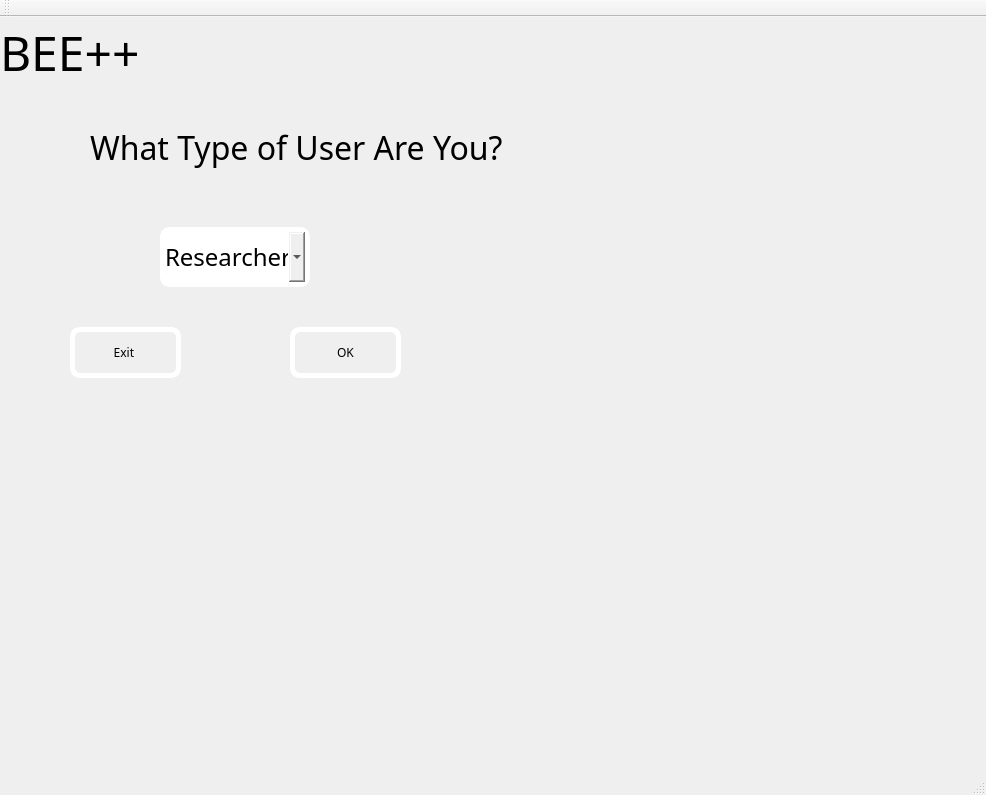
<?xml version="1.0" encoding="UTF-8"?>
<ui version="4.0">
 <class>MainWindow</class>
 <widget class="QMainWindow" name="MainWindow">
  <property name="geometry">
   <rect>
    <x>0</x>
    <y>0</y>
    <width>986</width>
    <height>795</height>
   </rect>
  </property>
  <property name="windowOpacity">
   <double>2.000000000000000</double>
  </property>
  <property name="styleSheet">
   <string notr="true">*{
background-image: url(:/img/daisy-flower-with-bee-background-vector-20685265.jpg);
}

QPushButton{
	background:white;
	border-radius:60px;
}

QLabel{
	background:white;
}</string>
  </property>
  <property name="tabShape">
   <enum>QTabWidget::Rounded</enum>
  </property>
  <widget class="QWidget" name="centralWidget">
   <widget class="QComboBox" name="UserBox">
    <property name="geometry">
     <rect>
      <x>160</x>
      <y>210</y>
      <width>150</width>
      <height>60</height>
     </rect>
    </property>
    <property name="font">
     <font>
      <family>Didot</family>
      <pointsize>18</pointsize>
     </font>
    </property>
    <property name="styleSheet">
     <string notr="true">background-color: qlineargradient(x1: 0, y1: 0, x2: 0, y2: 1, stop: 0 white, stop: 1 light blue);
border-style: solid;
border-color: white;
border-width: 5px;
border-radius: 10px;

</string>
    </property>
    <item>
     <property name="text">
      <string>Researcher </string>
     </property>
    </item>
    <item>
     <property name="text">
      <string>Teacher</string>
     </property>
    </item>
    <item>
     <property name="text">
      <string>Hive Owner</string>
     </property>
    </item>
   </widget>
   <widget class="QPushButton" name="Exit_Button">
    <property name="geometry">
     <rect>
      <x>70</x>
      <y>310</y>
      <width>111</width>
      <height>51</height>
     </rect>
    </property>
    <property name="font">
     <font>
      <family>Didot</family>
     </font>
    </property>
    <property name="styleSheet">
     <string notr="true">background-color: qlineargradient(x1: 0, y1: 0, x2: 0, y2: 1, stop: 0 white, stop: 1 light blue);
border-style: solid;
border-color: white;
border-width: 5px;
border-radius: 10px;
</string>
    </property>
    <property name="text">
     <string>Exit </string>
    </property>
   </widget>
   <widget class="QPushButton" name="Ok_Button">
    <property name="geometry">
     <rect>
      <x>290</x>
      <y>310</y>
      <width>111</width>
      <height>51</height>
     </rect>
    </property>
    <property name="font">
     <font>
      <family>Didot</family>
     </font>
    </property>
    <property name="styleSheet">
     <string notr="true">background-color: qlineargradient(x1: 0, y1: 0, x2: 0, y2: 1, stop: 0 white, stop: 1 light blue);
border-style: solid;
border-color: white;
border-width: 5px;
border-radius: 10px;

</string>
    </property>
    <property name="text">
     <string>OK</string>
    </property>
   </widget>
   <widget class="QLabel" name="label_2">
    <property name="geometry">
     <rect>
      <x>0</x>
      <y>0</y>
      <width>191</width>
      <height>71</height>
     </rect>
    </property>
    <property name="font">
     <font>
      <family>Didot</family>
      <pointsize>36</pointsize>
     </font>
    </property>
    <property name="styleSheet">
     <string notr="true">background-color: qlineargradient(x1: 0, y1: 0, x2: 0, y2: 1, stop: 0 white, stop: 1 light blue);

</string>
    </property>
    <property name="frameShape">
     <enum>QFrame::NoFrame</enum>
    </property>
    <property name="text">
     <string>BEE++</string>
    </property>
   </widget>
   <widget class="QLabel" name="label">
    <property name="geometry">
     <rect>
      <x>90</x>
      <y>110</y>
      <width>521</width>
      <height>41</height>
     </rect>
    </property>
    <property name="font">
     <font>
      <family>Didot</family>
      <pointsize>24</pointsize>
      <italic>false</italic>
     </font>
    </property>
    <property name="styleSheet">
     <string notr="true">background-color: qlineargradient(x1: 0, y1: 0, x2: 0, y2: 1, stop: 0 white, stop: 1 light blue);

</string>
    </property>
    <property name="text">
     <string>What Type of User Are You?</string>
    </property>
   </widget>
   <zorder>Ok_Button</zorder>
   <zorder>UserBox</zorder>
   <zorder>label_2</zorder>
   <zorder>Exit_Button</zorder>
   <zorder>label</zorder>
  </widget>
  <widget class="QMenuBar" name="menuBar">
   <property name="geometry">
    <rect>
     <x>0</x>
     <y>0</y>
     <width>986</width>
     <height>22</height>
    </rect>
   </property>
  </widget>
  <widget class="QToolBar" name="mainToolBar">
   <attribute name="toolBarArea">
    <enum>TopToolBarArea</enum>
   </attribute>
   <attribute name="toolBarBreak">
    <bool>false</bool>
   </attribute>
  </widget>
  <widget class="QStatusBar" name="statusBar"/>
 </widget>
 <layoutdefault spacing="6" margin="11"/>
 <resources/>
 <connections/>
</ui>
